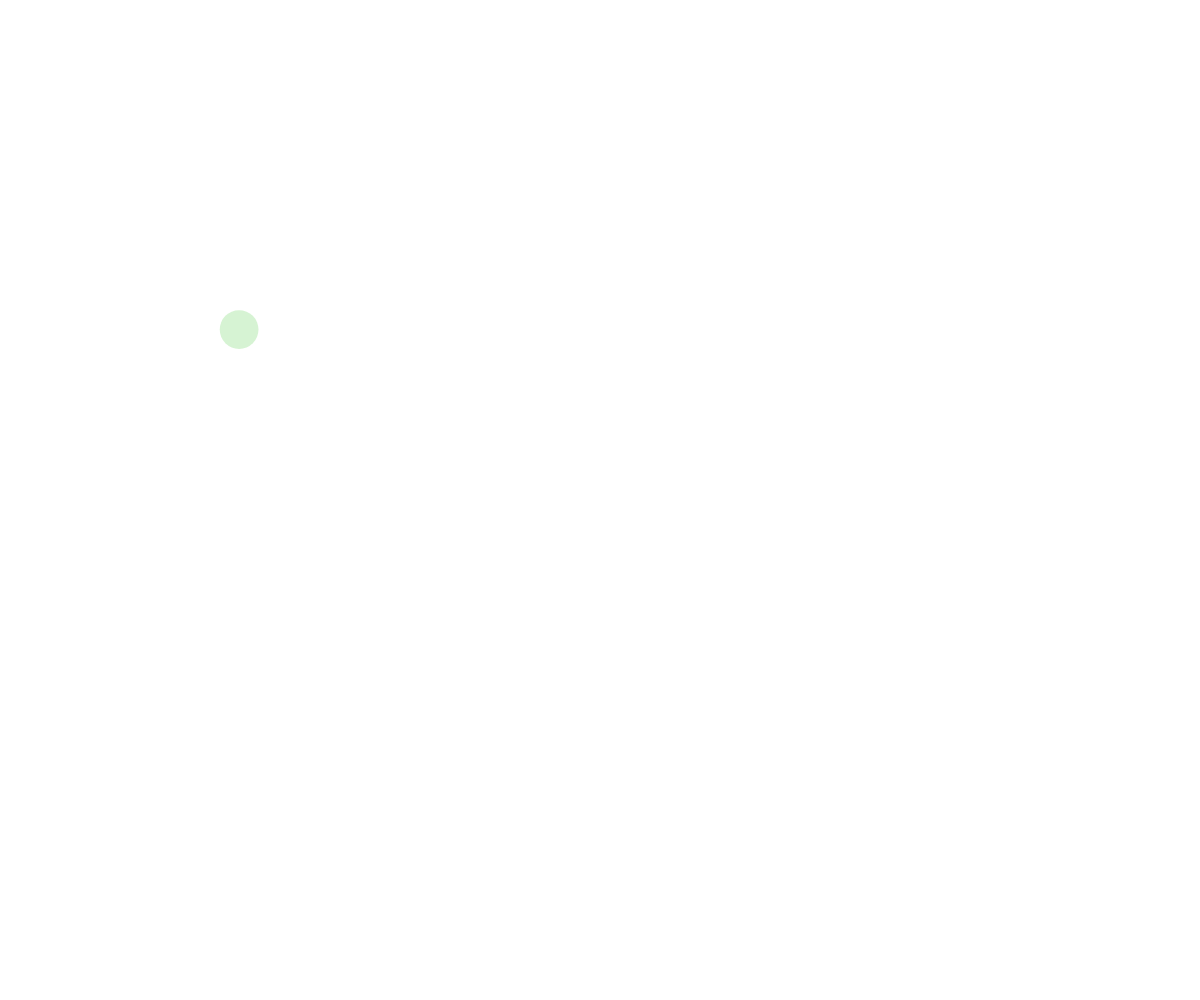
Frame 1 (no input)
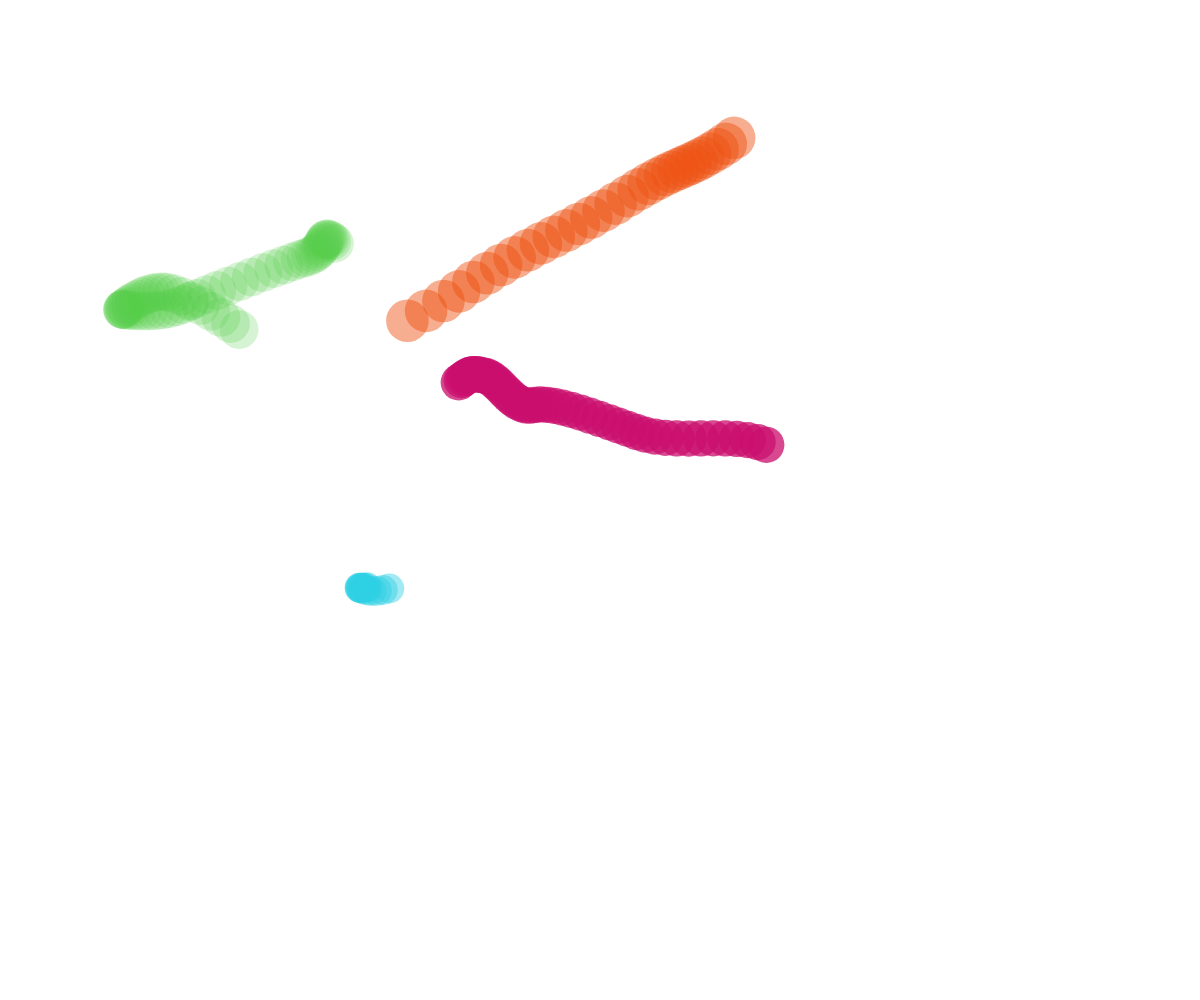
Frame 60 (no input)
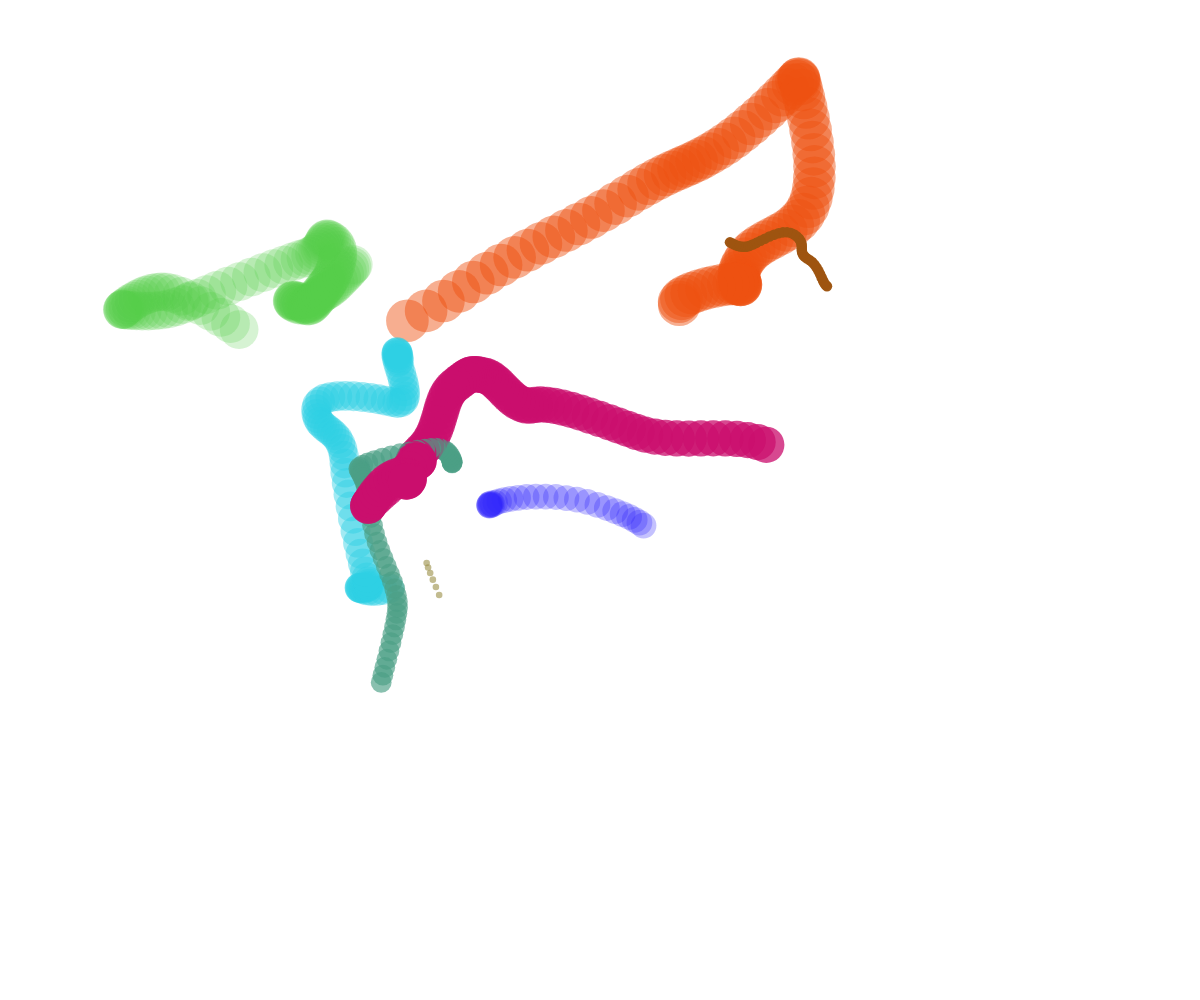
Frame 120 (the mouse pressed at the canvas centre since frame 60)

The p5.js sketch that drew these frames (run headless with seeded random() and noise() and a simulated clock; from frame 60 on, the mouse is pressed at the canvas centre):

// p5.js sketch
// ── sketch.js
// Project Title
// Your Name
// Date
//
// Extra for Experts:
// - describe what you did to take this project "above and beyond"

let theBubbles = [];

function setup() {
  createCanvas(windowWidth, windowHeight);
  spawnBubble();
  noStroke();
  window.setInterval(spawnBubble, 500);
}

function draw() {
  // background("white");

  //javascript convienience for loop
  for (let bubble of theBubbles) {
    //move
    bubble.x = noise(bubble.time) * width;
    bubble.y = noise(bubble.time + 300) * height;

    //display
    fill(bubble.color);
    circle(bubble.x, bubble.y, bubble.size);

    //update time
    bubble.time += 0.01;
  }

  //classic for loop
  // for (let i = 0; i < theBubbles.length; i++) {
  //   noStroke();
  //   fill(theBubbles[i].color);
  //   circle(theBubbles[i].x, theBubbles[i].y, theBubbles[i].size);
  // }
}

function spawnBubble() {
  let bubble = {
    x: random(width),
    y: random(height),
    size: random(5, 50),
    color: color(random(255),random(255),random(255),random(255)),
    time: random(1000),
  };
  theBubbles.push(bubble);
}
